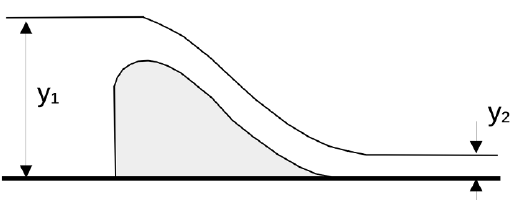
#> input picture book/figures/25_Momentum_2.png, 515 x 213 px, found by its file name
$ jupyter execute --allow-errors Module5ConservationofMomentum.ipynb   (shell and % lines are left out)
#> lines starting #> are read from the running program, lines starting #| are printed output that depends on the picture
# Module 5: Conservation of Momentum

[cell 1]
import handcalcs.render
from sympy import symbols, Eq, solve
from math import sqrt,pi, cos, sin, radians,asin,atan,degrees, tan, log10
from PIL import Image

## Problems for Lecture 28: Conservation of Linear Momentum

---
#### Question 1 (***)[R]

Water flows through a sluice gate as shown below. The friction losses through the gate are estimated to be 0.2 m. Find the horizontal thrust of the water per meter width on the sluice gate. Given: y<sub>1</sub> = 2.2 m, y<sub>2</sub> = 0.4 m, y<sub>3</sub> = 0.5 m

#> (a cell that did not finish here is left out)

```{dropdown} Answer
$
12.33 \; kN\;to \;the \;right
$
```

<!-- ```{Dropdown} Hint-->
Apply the momentum equation in the horizontal direction.

Find the velocities before and after the gate using the Energy equation.

Apply Newton's Second Law to find the horizontal force.

```

**Solution**

#> (a cell that did not finish here is left out)

<!-- ```{Dropdown} Show code cell outputs-->

Continuity equation:

\begin{align*}
Q_1 &= Q_2 \\
v_1 A_1 &= v_2 A_2 \\
v_1(y_1 b) &= v_2(y_2 b) \\
v_1 \frac{y_1}{y_2} &= v_2 \\
\end{align*}

Conservation of energy:

\begin{align*}
z_1 + \frac{p_1}{\rho g} + \frac{v_1^2}{2g} &= z_2 + \frac{p_2}{\rho g} + \frac{v_2^2}{2g} + h_f \\
\frac{p_1}{\rho g} &= y_1, \quad \frac{p_2}{\rho g} = y_2 \\
z_1 = z_2 \\
y_1 + \frac{v_1^2}{2g} &= y_2 + \frac{y_1^2 v_1^2}{2g y_2^2} + h_f
\end{align*}

Solving for $( v_1)$:

\begin{align*}
v_1 = \left( \frac{2g(y_2 - y_1 + h_f)}{1 - \frac {y_1^1}{y_2^2}} \right)^{0.5}
\end{align*}

$N \mathrm{II}$:

\begin{align*}
\sum F_x &= \rho Q (v_{2x} - v_{1x}) \\
F_1 - F_2 - R_x &= \rho Q (v_{2x} - v_{1x})
\end{align*}

```

<!-- ```{Dropdown} Show code cell outputs-->
The force on the structure is the same size but in the opposite direction ($N \mathrm{III}$）:
```

---
#### Question 2 (***)

Flow occurs over a spillway with a width of 100 m. The spillway has a cross section as shown below. The water depth on the upstream side of the spillway (y<Sub>1</sub>) is 20 m, and on the downstream side (y<Sub>2</sub>) is 1.5 m. The friction energy headloss over the spillway is 1.2 m. Determine the horizontal force of the water on the spillway.

[cell 4]
img = Image.open(r"figures/25_Momentum_2.png")
#> img is the input picture: PIL image 515x213 P; min 0, max 255, mean 243.2
img= img.resize((300,190))
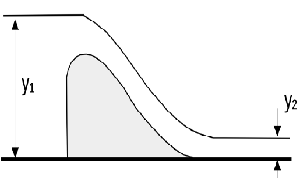
#> img: PIL image 300x190 P; min 0, max 255, mean 243.2
img

```{dropdown} Answer
$
147.7 \; MN\; to \; the \; right
$
```

<!-- ```{Dropdown} Hint-->
Apply the momentum equation in the horizontal direction.

Find the velocities using the Energy equation.

Apply Newton's Second Law to find the horizontal force.

```

**Solution**

[cell 5]
img = Image.open(r"figures/25_Momentum_2_2.png")
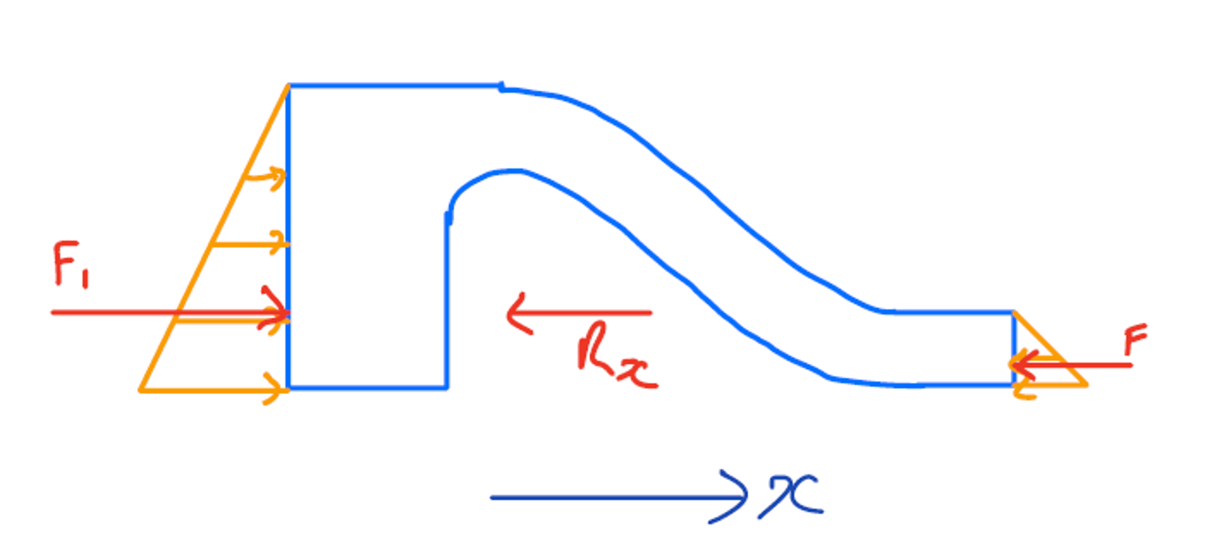
#> input picture book/figures/25_Momentum_2_2.png, 2414 x 1093 px, found by its file name (shown at 1/2 size)
#> img is the input picture: PIL image 2414x1093 RGBA; mean R, G, B, A 249.8, 249.2, 250.7, 255
img= img.resize((300,190))
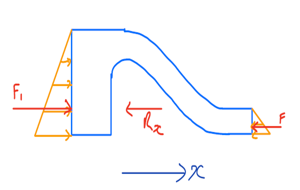
#> img: PIL image 300x190 RGBA; mean R, G, B, A 249.7, 249.1, 250.6, 255
img

<!-- ```{Dropdown} Show code cell outputs-->

Conservation of mass:

$$
Q_1 = Q_2 \\
v_1 A_1 = v_2 A_2 \\
v_1 y_1 b = v_2 y_2 b \\
v_2 = \frac{y_1 v_1}{y_2}
$$

Conservation of Energy:

$$
z_1 + \frac{P_1}{\rho g} + \frac{v_1^2}{2g} = z_2 + \frac{P_2}{\rho g} + \frac{v_2^2}{2g} + h_f \\
\frac{P_1}{\rho g} = y_1, \quad \frac{P_2}{\rho g} = y_2 \\
z_1 = z_2
$$

$$
\frac{v_1^2}{2g} = y_2 + \frac{v_2^2}{2g} + h_f - y_1 \\
\frac{v_1^2}{2g} = y_2 + \frac{y_1^2 v_1^2}{2g y_2^2} + h_f - y_1
$$

Once the velocities at both sections are determined, the conservation of momentum can then be applied:

$$
\sum F_x = \rho Q (v_2 - v_1) \\
F_1 - F_2 -R_x = \rho Q (v_2 - v_1)
$$

The centroid of the spillway is:

$$
\rho g \frac{y_1}{2} A_1 - \rho g \frac{y_2}{2} A_2 - F = \rho Q (v_2 - v_1)
$$

```

<!-- ```{Dropdown} Show code cell outputs-->
The force on the structure is on the same site but opposite in direction ($N \mathrm{III}$）: $F_x = 147.735 MN$ to the right.
```

---
#### Question 3 (***)[R]

The inlet water passage shown in the figure below is 3 m wide (normal to the plane of the figure) and narrows down to be 2.5 m wide at the outlet section. Determine the horizontal force acting on the structure. Assume ideal flow.

#> (a cell that did not finish here is left out)

```{dropdown} Answer
$
12.2 \; m^3/s\; ;\;11.98\;kN\;to\;the\;right
$
```

<!-- ```{Dropdown} Hint-->
Apply the momentum equation in the horizontal direction.

Find the velocities using the Energy equation.

Apply Newton's Second Law to find the horizontal force.
```

**Solution**

[cell 7]
img = Image.open(r"figures/25_Momentum_3.png")
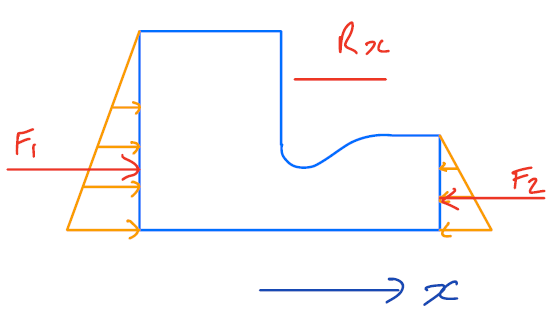
#> input picture book/figures/25_Momentum_3.png, 560 x 324 px, found by its file name
#> img is the input picture: PIL image 560x324 P; mean R, G, B 250.7, 249.4, 250.2
img= img.resize((300,190))
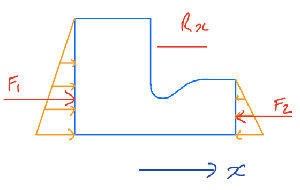
#> img: PIL image 300x190 P; mean R, G, B 250.5, 249.4, 250.3
img

<!-- ```{Dropdown} Show code cell outputs-->

Conservation of mass:

$$
Q_1=Q_2\\
v_1A_1=v_2A_2\\
v_1(y_1 b_1)=v_2(y_2 b_2)\\
v_2=v_1\frac{y_1 b_1}{y_2 b_2}
$$

Conservation of energy:

$$
z_1+\frac {P_1}{\rho g}+\frac{v_1^2}{2g}=z_2+\frac {P_2}{\rho g}+\frac{v_2^2}{2g}\\
\frac {P_1}{\rho g}= y_1,
\frac {P_2}{\rho g}=y_2\\
z_1 = z_2 \\
y_1+\frac{v_1^2}{2g}=y_2+\frac{v_2^2}{2g}\\
$$

\begin{align*}
y_1+\frac{v_1^2}{2g}=y_2+\frac{(v_1\frac{y_1 b_1}{y_2 b_2})^2}{2g}\\
v_1 = \left( \frac {2g (y_2 - y_1)}{1 - \frac {y_1^2 b_1^2}{y_2^2 b_2^2}} \right) ^{0.5}\\
\end{align*}

$N \mathrm{II}$:
$$
\begin{align}
\sum F_x= \rho Q (v_{2x}-v_{1x})\\
F_1-F_2-R_x=\rho Q (v_{2x}-v_{1x})
\end{align}
$$

```

[cell 8]
from sympy.solvers import solve
from sympy import Symbol
v_1 = Symbol("v_1")
#> (the rest of this cell did not finish here and is left out)

<!-- ```{Dropdown} Show code cell outputs-->
The force on the structure is the same size but in the opposite direction:
```

## Problems for Lecture 29: Conservation of Linear Momentum 2

---
#### Question 1 (**)[R]

A nozzle is attached to a pipe as shown below. The inside diameter of the pipe is 100 mm, while the water jet exiting from the nozzle has a diameter of 50 mm. The pressure at section 1 is 500 kPa, and the velocity at sections 1 is 6 m/s. Calculate the force of the water on the nozzle.

[cell 9]
img = Image.open(r"figures/135.png")
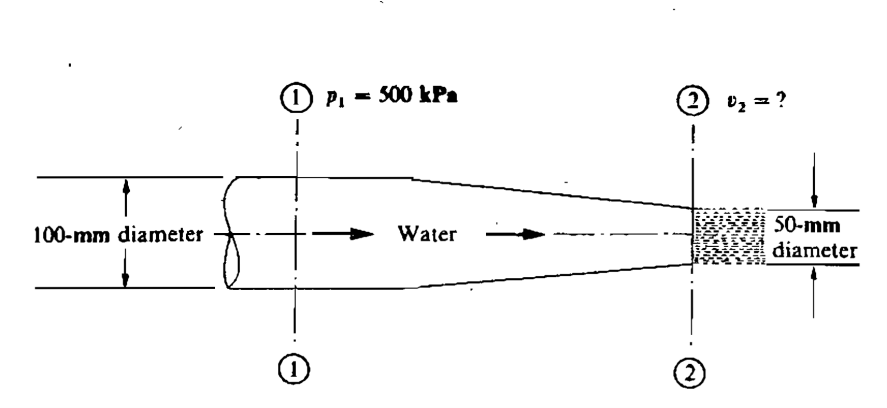
#> input picture book/figures/135.png, 887 x 408 px, found by its file name
#> img is the input picture: PIL image 887x408 RGBA; mean R, G, B, A 247, 247, 247, 255
img

```{dropdown} Answer
$
3.079\; kN\; to\; the\; right
$
```

<!-- ```{Dropdown} Hint-->
Use the continuity equation to find the velocity at the nozzle exit.

Apply $N \mathrm{II}$ equation in the x-Direction to calculate the force on the nozzle.

```

**Solution**

#> (a cell that did not finish here is left out)

<!-- ```{Dropdown} Show code cell outputs-->

\begin{align*}
\sum F_x = \rho Q (v_2 - v_1) \text (N \mathrm{II})\\
F_1 - R_x = \rho Q (v_2 - v_1)\\
R_x = \rho_{1} A_1 - \rho Q (v_2 - v_1)\\
\end{align*}
```

---
#### Question 2 (**)

The diameters in the figure below are 750 mm and 500 mm. The pressure at point 1 is 650 kPa and the velocity 2.8 m/s. Neglecting friction, find the resultant force on the horizontal conical reducer if water flows:

a. to the right.

b. to the left.

c. What would happen with the previous answers if we did not neglect friction?

[cell 11]
img = Image.open(r"figures/136.png")
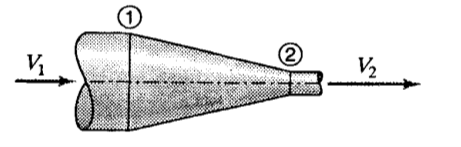
#> input picture book/figures/136.png, 461 x 147 px, found by its file name
#> img is the input picture: PIL image 461x147 RGBA; mean R, G, B, A 230.9, 230.9, 230.9, 255
img

```{dropdown} Answer
$
a) \;158.3 \; kN\;to\;the\;right
$

$
b) \;158.3 \; kN\;to\;the\;right
$

$
c) \;increase \; Fx\;in\;(a)\;and\;decrease\;Fx\;in\;(b)
$
```

<!-- ```{Dropdown} Hint-->
Apply the conservation of mass to relate the flow rates at different sections and solve for the unknow velocity.

Apply the energy equation.

Apply $N \mathrm{II}$ in the horizontal direction to calculate the force on the reducer.

```

**Question 2 (a)**

**Solution**

#> (a cell that did not finish here is left out)

<!-- ```{Dropdown} Show code cell outputs-->
Conservation of mass:

$$
Q_1=Q_2\\
v_1A_1=v_2A_2\\
v_2=\frac{v_1A_1}{A_2}
$$

Conservation of energy:

$$
z_1+\frac {P_1}{\rho g}+\frac{v_1^2}{2g}=z_2+\frac {P_2}{\rho g}+\frac{v_2^2}{2g}\\
z_1= 0,
z_2=0\\
\frac {P_1}{\rho g}+\frac{v_1^2}{2g}=\frac {P_2}{\rho g}+\frac{v_2^2}{2g}\\
P_2=(\frac {P_1}{\rho g}+\frac{v_1^2}{2g}-\frac{v_2^2}{2g}) \rho g
$$

Conservation of momentum:

$$
\sum F_x = \rho Q (v_2-v_1)\\
P_1A_1-P_2A_2-R_x = \rho Q (v_2-v_1)\\
$$

```

<!-- ```{Dropdown} Show code cell outputs-->
Force of the water on nozzle is 158.3 kN to the right
```

**Question 2 (b)**

<!-- ```{Dropdown} Show code cell outputs-->
Apply the conservation of mass to relate the flow rates at different sections and solve for the unknown velocity.

Apply the energy equation, assuming no friction, with the direction of flow reversed.

Apply NII in the horizontal direction to calculate the force on the reducer, considering the reversed flow direction.
```

**Question 2 (c)**

<!-- ```{Dropdown} Show code cell outputs-->
Assuming the same pressure at the larger section in both cases, as given, friction will reduce $F_2$ and therefore increase $R_x$ in case (a) and do the opposite in case (b).
```

## Problems for Lecture 30: Conservation of Linear Momentum 3

---
#### Question 1 (***)[R]

A 90° bend bend of a 300 mm diameter pipe lies in the horizontal plane. Water flows through the pipe  at a velocity of 3 m/s and the inlet of the bend has a pressure of 50 kPa.  Neglecting friction losses, calculate the resultant force of the water on the bend.

#> (a cell that did not finish here is left out)

```{dropdown} Answer
$
5.9 \; kN\
$
```

<!-- ```{Dropdown} Hint-->
Use conservation of energy (Bernoulli equation) to find the exit pressure.

Apply conservation of momentum in the x and z directions to calculate the force components on the bend.

```

**Solution**

[cell 14]
img = Image.open(r"figures/30_Momentum_1s.png")
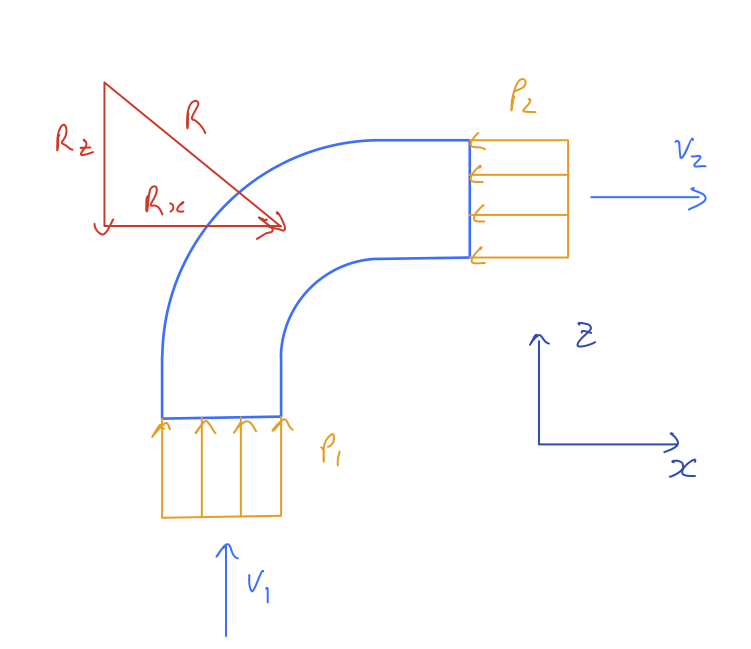
#> input picture book/figures/30_Momentum_1s.png, 1502 x 1297 px, found by its file name (shown at 1/2 size)
#> img is the input picture: PIL image 1502x1297 RGBA; mean R, G, B, A 252.9, 252.3, 252.7, 255
img= img.resize((600,450))
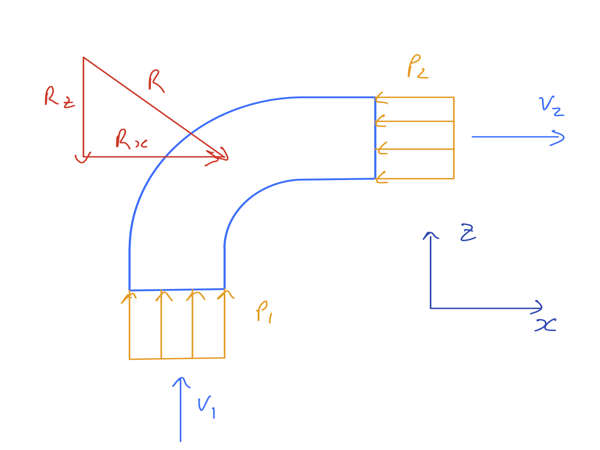
#> img: PIL image 600x450 RGBA; mean R, G, B, A 252.8, 252.2, 252.6, 255
img
